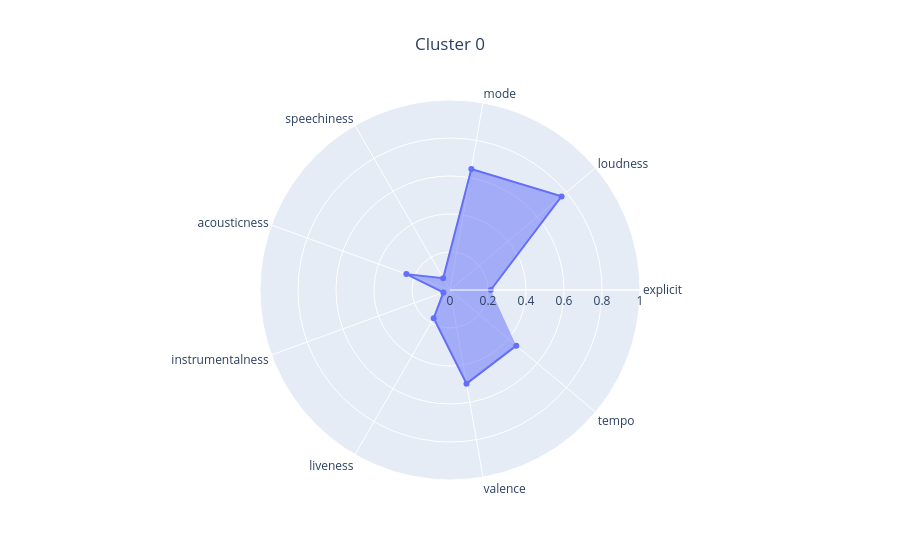

Notebook code cell kept with this figure:
### Code cell
from sklearn.cluster import KMeans


clustering = KMeans(n_clusters=1, n_init="auto", random_state=0)
clustering.fit(X)

kmeans_analyzer = KMeansAnalyzer(df_songs_info, clustering_visualizer)
kmeans_analyzer.analyze_clustering(X, clustering)

### Figure 1 — Plotly figure (JSON) as saved in the notebook; plotly's stock layout.template omitted (floating-point values rounded to 4 significant figures)
{"data": [{"fill": "toself", "r": [0.2144, 0.7664, 0.647, 0.07195, 0.2444, 0.03704, 0.1717, 0.5005, 0.4555], "theta": ["explicit", "loudness", "mode", "speechiness", "acousticness", "instrumentalness", "liveness", "valence", "tempo"], "type": "scatterpolar"}], "layout": {"polar": {"radialaxis": {"range": [0, 1]}}, "title": {"text": "Cluster 0", "x": 0.5}}}
